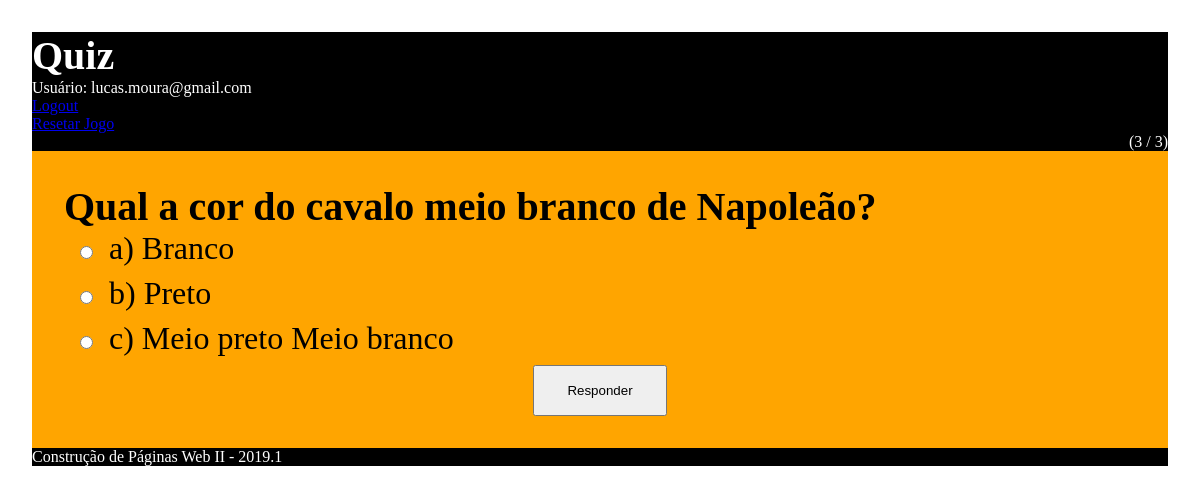
The app's page /quiz/index.php (signed in) with its own data.
### tables this page shows
CREATE TABLE `questao` (
  `id` int(11) NOT NULL,
  `pergunta` varchar(100) NOT NULL,
  `opcao_a` varchar(100) NOT NULL,
  `opcao_b` varchar(100) NOT NULL,
  `opcao_c` varchar(100) NOT NULL,
  `resposta` char(1) NOT NULL,
  `categoria_id` int(11) NOT NULL
);

### quiz/funcao.php (called while the page is built, shortened)
<?php
  function obterConexao() {
    $conexao = mysqli_connect("localhost", "root", "123456", "quiz");
    mysqli_set_charset($conexao, 'utf8');
    return $conexao;
  }
  function obterQuestao($jogador_id) {
    $conexao = obterConexao();
    $sql = "SELECT * FROM questao WHERE id NOT IN
      (SELECT questao_id FROM resposta WHERE jogador_id = ?)
      ORDER BY rand() LIMIT 1";
    $sentenca = mysqli_prepare($conexao, $sql);
    mysqli_stmt_bind_param($sentenca, "i", $jogador_id);
    mysqli_stmt_execute($sentenca);
    $resultado = mysqli_stmt_get_result($sentenca);
    $questao = mysqli_fetch_array($resultado, MYSQLI_ASSOC);
    return $questao;
}
  function obterJogadorByEmail($email) {
    $conexao = obterConexao();
    $sql = "select * from jogador where email = ?";
    $sentenca = mysqli_prepare($conexao, $sql);
    mysqli_stmt_bind_param($sentenca, "s", $email);
    mysqli_stmt_execute($sentenca);
    $resultado = mysqli_stmt_get_result($sentenca);
    $jogador = mysqli_fetch_array($resultado, MYSQLI_ASSOC);
    return $jogador;
  }
   function obterQuantidadeQuestoes() {
     $conexao = obterConexao();
     $resultado = mysqli_query($conexao,
             "SELECT COUNT(id) as cont FROM questao");
     if ($resultado) {
       $linha = mysqli_fetch_array($resultado,
           MYSQLI_ASSOC);
     }
     return $linha["cont"];
   }
   function obterQuantidadeRespostas($jogador_id) {
     $conexao = obterConexao();
     $sql = "select count(id) as cont from resposta where jogador_id = ?";
     $sentenca = mysqli_prepare($conexao, $sql);
     mysqli_stmt_bind_param($sentenca, "i", $jogador_id);
     mysqli_stmt_execute($sentenca);
     $resultado = mysqli_stmt_get_result($sentenca);
     $linha = mysqli_fetch_array($resultado, MYSQLI_ASSOC);
     return $linha["cont"];
   }
 ?>

### quiz/index.php (the view, shortened to what this page needs)
<?php
  include_once "funcao.php";
  $jogador = obterJogadorByEmail($_SESSION['email']);
  $questao = obterQuestao($jogador["id"]);
  $quantidadeQuestoes = obterQuantidadeQuestoes();
  $quantidadeRespostas = obterQuantidadeRespostas($jogador["id"]);
  $quantidadeRespostas++;
 ?>
<!DOCTYPE html>
<html lang="en" dir="ltr">
  <head>
    <link rel="stylesheet" href="questao.css">
  </head>
  <body>
    <header>
        <h1>Quiz</h1>
        <p>Usuário: <?php echo $_SESSION["email"]; ?></p>
        <p><a href="logout.php">Logout</a></p>
        <p><a href="resetar.php">Resetar Jogo</a></p>
        <?php
              echo "<p style='text-align:right'> ($quantidadeRespostas / $quantidadeQuestoes) </p>"
         ?>
    </header>
    <section>
      <form action="salvaResposta.php" method="post">
          <h1><?php echo $questao['pergunta']; ?></h1>
          <input type="radio" name="resposta" value="a"><?php echo $questao['opcao_a']; ?><br>
          <input type="radio" name="resposta" value="b"><?php echo $questao['opcao_b']; ?><br>
          <input type="radio" name="resposta" value="c"><?php echo $questao['opcao_c']; ?><br>
          <div>
            <button type="submit" name="button">Responder</button>
          </div>
      </form>
    </section>
    <footer>Construção de Páginas Web II - 2019.1</footer>
  </body>
</html>

### quiz/questao.css (style rules this page uses)
* { margin: 0px; padding: 0px; box-sizing: border-box; }
body { background-color: white; margin: auto; padding: 2rem; }
form { background-color: orange; padding: 2rem; font-size: 2rem; }
input { margin: 1rem; }
button { padding: 1rem 2rem; }
div { text-align: center; }
h1 { font-size: 2.5rem; }
header, footer { background-color: black; color: white; }

### records on screen
questao: pergunta "Qual a cor do cavalo meio branco de Napoleão?", opcao_a "a) Branco", opcao_b "b) Preto", opcao_c "c) Meio preto Meio branco"

### other values on screen
$_SESSION["email"] "lucas.moura@gmail.com"
$quantidadeRespostas "3"
$quantidadeQuestoes "3"
